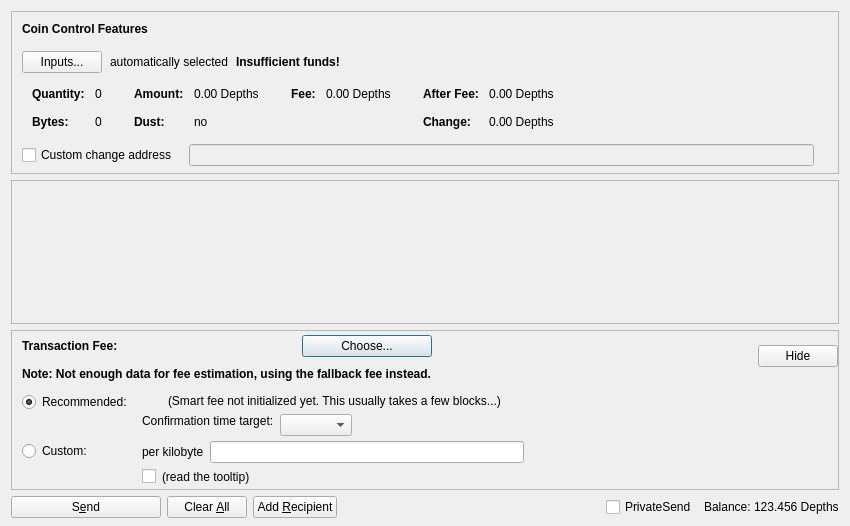
<?xml version="1.0" encoding="UTF-8"?>
<ui version="4.0">
 <class>SendCoinsDialog</class>
 <widget class="QDialog" name="SendCoinsDialog">
  <property name="geometry">
   <rect>
    <x>0</x>
    <y>0</y>
    <width>850</width>
    <height>526</height>
   </rect>
  </property>
  <property name="windowTitle">
   <string>Send Coins</string>
  </property>
  <layout class="QVBoxLayout" name="verticalLayout" stretch="0,1,0,0">
   <property name="bottomMargin">
    <number>8</number>
   </property>
   <item>
    <widget class="QFrame" name="frameCoinControl">
     <property name="sizePolicy">
      <sizepolicy hsizetype="Expanding" vsizetype="Expanding">
       <horstretch>0</horstretch>
       <verstretch>0</verstretch>
      </sizepolicy>
     </property>
     <property name="maximumSize">
      <size>
       <width>16777215</width>
       <height>16777215</height>
      </size>
     </property>
     <property name="frameShape">
      <enum>QFrame::StyledPanel</enum>
     </property>
     <property name="frameShadow">
      <enum>QFrame::Sunken</enum>
     </property>
     <layout class="QVBoxLayout" name="verticalLayoutCoinControl2">
      <property name="spacing">
       <number>0</number>
      </property>
      <property name="leftMargin">
       <number>0</number>
      </property>
      <property name="topMargin">
       <number>0</number>
      </property>
      <property name="rightMargin">
       <number>0</number>
      </property>
      <property name="bottomMargin">
       <number>6</number>
      </property>
      <item>
       <layout class="QVBoxLayout" name="verticalLayoutCoinControl" stretch="0,0,0,0,1">
        <property name="spacing">
         <number>0</number>
        </property>
        <property name="leftMargin">
         <number>10</number>
        </property>
        <property name="topMargin">
         <number>10</number>
        </property>
        <item>
         <layout class="QHBoxLayout" name="horizontalLayoutCoinControl1">
          <property name="bottomMargin">
           <number>15</number>
          </property>
          <item>
           <widget class="QLabel" name="labelCoinControlFeatures">
            <property name="sizePolicy">
             <sizepolicy hsizetype="Preferred" vsizetype="Maximum">
              <horstretch>0</horstretch>
              <verstretch>0</verstretch>
             </sizepolicy>
            </property>
            <property name="font">
             <font>
              <weight>75</weight>
              <bold>true</bold>
             </font>
            </property>
            <property name="styleSheet">
             <string notr="true">font-weight:bold;</string>
            </property>
            <property name="text">
             <string>Coin Control Features</string>
            </property>
           </widget>
          </item>
         </layout>
        </item>
        <item>
         <layout class="QHBoxLayout" name="horizontalLayoutCoinControl2" stretch="0,0,0,0">
          <property name="spacing">
           <number>8</number>
          </property>
          <property name="bottomMargin">
           <number>10</number>
          </property>
          <item>
           <widget class="QPushButton" name="pushButtonCoinControl">
            <property name="styleSheet">
             <string notr="true"/>
            </property>
            <property name="text">
             <string>Inputs...</string>
            </property>
            <property name="autoDefault">
             <bool>false</bool>
            </property>
           </widget>
          </item>
          <item>
           <widget class="QLabel" name="labelCoinControlAutomaticallySelected">
            <property name="text">
             <string>automatically selected</string>
            </property>
            <property name="margin">
             <number>5</number>
            </property>
           </widget>
          </item>
          <item>
           <widget class="QLabel" name="labelCoinControlInsuffFunds">
            <property name="font">
             <font>
              <weight>75</weight>
              <bold>true</bold>
             </font>
            </property>
            <property name="styleSheet">
             <string notr="true">font-weight:bold;</string>
            </property>
            <property name="text">
             <string>Insufficient funds!</string>
            </property>
            <property name="margin">
             <number>5</number>
            </property>
           </widget>
          </item>
          <item>
           <spacer name="horizontalSpacerCoinControl">
            <property name="orientation">
             <enum>Qt::Horizontal</enum>
            </property>
            <property name="sizeHint" stdset="0">
             <size>
              <width>40</width>
              <height>1</height>
             </size>
            </property>
           </spacer>
          </item>
         </layout>
        </item>
        <item>
         <widget class="QWidget" name="widgetCoinControl" native="true">
          <property name="sizePolicy">
           <sizepolicy hsizetype="Preferred" vsizetype="Preferred">
            <horstretch>0</horstretch>
            <verstretch>0</verstretch>
           </sizepolicy>
          </property>
          <property name="minimumSize">
           <size>
            <width>0</width>
            <height>0</height>
           </size>
          </property>
          <property name="styleSheet">
           <string notr="true"/>
          </property>
          <layout class="QHBoxLayout" name="horizontalLayoutCoinControl5">
           <property name="leftMargin">
            <number>0</number>
           </property>
           <property name="topMargin">
            <number>0</number>
           </property>
           <property name="rightMargin">
            <number>0</number>
           </property>
           <property name="bottomMargin">
            <number>0</number>
           </property>
           <item>
            <layout class="QHBoxLayout" name="horizontalLayoutCoinControl3" stretch="0,0,0,1">
             <property name="spacing">
              <number>20</number>
             </property>
             <property name="topMargin">
              <number>0</number>
             </property>
             <property name="bottomMargin">
              <number>10</number>
             </property>
             <item>
              <layout class="QFormLayout" name="formLayoutCoinControl1">
               <property name="horizontalSpacing">
                <number>10</number>
               </property>
               <property name="verticalSpacing">
                <number>14</number>
               </property>
               <property name="leftMargin">
                <number>10</number>
               </property>
               <property name="topMargin">
                <number>4</number>
               </property>
               <property name="rightMargin">
                <number>6</number>
               </property>
               <item row="0" column="0">
                <widget class="QLabel" name="labelCoinControlQuantityText">
                 <property name="font">
                  <font>
                   <weight>75</weight>
                   <bold>true</bold>
                  </font>
                 </property>
                 <property name="text">
                  <string>Quantity:</string>
                 </property>
                 <property name="margin">
                  <number>0</number>
                 </property>
                </widget>
               </item>
               <item row="0" column="1">
                <widget class="QLabel" name="labelCoinControlQuantity">
                 <property name="cursor">
                  <cursorShape>IBeamCursor</cursorShape>
                 </property>
                 <property name="contextMenuPolicy">
                  <enum>Qt::ActionsContextMenu</enum>
                 </property>
                 <property name="text">
                  <string notr="true">0</string>
                 </property>
                 <property name="margin">
                  <number>0</number>
                 </property>
                 <property name="textInteractionFlags">
                  <set>Qt::LinksAccessibleByMouse|Qt::TextSelectableByKeyboard|Qt::TextSelectableByMouse</set>
                 </property>
                </widget>
               </item>
               <item row="1" column="0">
                <widget class="QLabel" name="labelCoinControlBytesText">
                 <property name="font">
                  <font>
                   <weight>75</weight>
                   <bold>true</bold>
                  </font>
                 </property>
                 <property name="text">
                  <string>Bytes:</string>
                 </property>
                </widget>
               </item>
               <item row="1" column="1">
                <widget class="QLabel" name="labelCoinControlBytes">
                 <property name="cursor">
                  <cursorShape>IBeamCursor</cursorShape>
                 </property>
                 <property name="contextMenuPolicy">
                  <enum>Qt::ActionsContextMenu</enum>
                 </property>
                 <property name="text">
                  <string notr="true">0</string>
                 </property>
                 <property name="textInteractionFlags">
                  <set>Qt::LinksAccessibleByMouse|Qt::TextSelectableByKeyboard|Qt::TextSelectableByMouse</set>
                 </property>
                </widget>
               </item>
              </layout>
             </item>
             <item>
              <layout class="QFormLayout" name="formLayoutCoinControl2">
               <property name="horizontalSpacing">
                <number>10</number>
               </property>
               <property name="verticalSpacing">
                <number>14</number>
               </property>
               <property name="leftMargin">
                <number>6</number>
               </property>
               <property name="topMargin">
                <number>4</number>
               </property>
               <property name="rightMargin">
                <number>6</number>
               </property>
               <item row="0" column="0">
                <widget class="QLabel" name="labelCoinControlAmountText">
                 <property name="font">
                  <font>
                   <weight>75</weight>
                   <bold>true</bold>
                  </font>
                 </property>
                 <property name="text">
                  <string>Amount:</string>
                 </property>
                 <property name="margin">
                  <number>0</number>
                 </property>
                </widget>
               </item>
               <item row="0" column="1">
                <widget class="QLabel" name="labelCoinControlAmount">
                 <property name="cursor">
                  <cursorShape>IBeamCursor</cursorShape>
                 </property>
                 <property name="contextMenuPolicy">
                  <enum>Qt::ActionsContextMenu</enum>
                 </property>
                 <property name="text">
                  <string notr="true">0.00 Depths</string>
                 </property>
                 <property name="textInteractionFlags">
                  <set>Qt::LinksAccessibleByMouse|Qt::TextSelectableByKeyboard|Qt::TextSelectableByMouse</set>
                 </property>
                </widget>
               </item>
               <item row="1" column="0">
                <widget class="QLabel" name="labelCoinControlLowOutputText">
                 <property name="font">
                  <font>
                   <weight>75</weight>
                   <bold>true</bold>
                  </font>
                 </property>
                 <property name="text">
                  <string>Dust:</string>
                 </property>
                </widget>
               </item>
               <item row="1" column="1">
                <widget class="QLabel" name="labelCoinControlLowOutput">
                 <property name="cursor">
                  <cursorShape>IBeamCursor</cursorShape>
                 </property>
                 <property name="contextMenuPolicy">
                  <enum>Qt::ActionsContextMenu</enum>
                 </property>
                 <property name="text">
                  <string notr="true">no</string>
                 </property>
                 <property name="textInteractionFlags">
                  <set>Qt::LinksAccessibleByMouse|Qt::TextSelectableByKeyboard|Qt::TextSelectableByMouse</set>
                 </property>
                </widget>
               </item>
              </layout>
             </item>
             <item>
              <layout class="QFormLayout" name="formLayoutCoinControl3">
               <property name="horizontalSpacing">
                <number>10</number>
               </property>
               <property name="verticalSpacing">
                <number>14</number>
               </property>
               <property name="leftMargin">
                <number>6</number>
               </property>
               <property name="topMargin">
                <number>4</number>
               </property>
               <property name="rightMargin">
                <number>6</number>
               </property>
               <item row="0" column="0">
                <widget class="QLabel" name="labelCoinControlFeeText">
                 <property name="font">
                  <font>
                   <weight>75</weight>
                   <bold>true</bold>
                  </font>
                 </property>
                 <property name="text">
                  <string>Fee:</string>
                 </property>
                 <property name="margin">
                  <number>0</number>
                 </property>
                </widget>
               </item>
               <item row="0" column="1">
                <widget class="QLabel" name="labelCoinControlFee">
                 <property name="cursor">
                  <cursorShape>IBeamCursor</cursorShape>
                 </property>
                 <property name="contextMenuPolicy">
                  <enum>Qt::ActionsContextMenu</enum>
                 </property>
                 <property name="text">
                  <string notr="true">0.00 Depths</string>
                 </property>
                 <property name="textInteractionFlags">
                  <set>Qt::LinksAccessibleByMouse|Qt::TextSelectableByKeyboard|Qt::TextSelectableByMouse</set>
                 </property>
                </widget>
               </item>
              </layout>
             </item>
             <item>
              <layout class="QFormLayout" name="formLayoutCoinControl4">
               <property name="horizontalSpacing">
                <number>10</number>
               </property>
               <property name="verticalSpacing">
                <number>14</number>
               </property>
               <property name="leftMargin">
                <number>6</number>
               </property>
               <property name="topMargin">
                <number>4</number>
               </property>
               <property name="rightMargin">
                <number>6</number>
               </property>
               <item row="0" column="0">
                <widget class="QLabel" name="labelCoinControlAfterFeeText">
                 <property name="font">
                  <font>
                   <weight>75</weight>
                   <bold>true</bold>
                  </font>
                 </property>
                 <property name="text">
                  <string>After Fee:</string>
                 </property>
                 <property name="margin">
                  <number>0</number>
                 </property>
                </widget>
               </item>
               <item row="0" column="1">
                <widget class="QLabel" name="labelCoinControlAfterFee">
                 <property name="cursor">
                  <cursorShape>IBeamCursor</cursorShape>
                 </property>
                 <property name="contextMenuPolicy">
                  <enum>Qt::ActionsContextMenu</enum>
                 </property>
                 <property name="text">
                  <string notr="true">0.00 Depths</string>
                 </property>
                 <property name="textInteractionFlags">
                  <set>Qt::LinksAccessibleByMouse|Qt::TextSelectableByKeyboard|Qt::TextSelectableByMouse</set>
                 </property>
                </widget>
               </item>
               <item row="1" column="0">
                <widget class="QLabel" name="labelCoinControlChangeText">
                 <property name="font">
                  <font>
                   <weight>75</weight>
                   <bold>true</bold>
                  </font>
                 </property>
                 <property name="text">
                  <string>Change:</string>
                 </property>
                </widget>
               </item>
               <item row="1" column="1">
                <widget class="QLabel" name="labelCoinControlChange">
                 <property name="cursor">
                  <cursorShape>IBeamCursor</cursorShape>
                 </property>
                 <property name="contextMenuPolicy">
                  <enum>Qt::ActionsContextMenu</enum>
                 </property>
                 <property name="text">
                  <string notr="true">0.00 Depths</string>
                 </property>
                 <property name="textInteractionFlags">
                  <set>Qt::LinksAccessibleByMouse|Qt::TextSelectableByKeyboard|Qt::TextSelectableByMouse</set>
                 </property>
                </widget>
               </item>
              </layout>
             </item>
            </layout>
           </item>
          </layout>
         </widget>
        </item>
        <item>
         <layout class="QHBoxLayout" name="horizontalLayoutCoinControl4" stretch="0,0,0">
          <property name="spacing">
           <number>12</number>
          </property>
          <property name="sizeConstraint">
           <enum>QLayout::SetDefaultConstraint</enum>
          </property>
          <property name="topMargin">
           <number>5</number>
          </property>
          <property name="rightMargin">
           <number>5</number>
          </property>
          <item>
           <widget class="QCheckBox" name="checkBoxCoinControlChange">
            <property name="toolTip">
             <string>If this is activated, but the change address is empty or invalid, change will be sent to a newly generated address.</string>
            </property>
            <property name="text">
             <string>Custom change address</string>
            </property>
           </widget>
          </item>
          <item>
           <widget class="QValidatedLineEdit" name="lineEditCoinControlChange">
            <property name="enabled">
             <bool>false</bool>
            </property>
            <property name="sizePolicy">
             <sizepolicy hsizetype="Expanding" vsizetype="Fixed">
              <horstretch>0</horstretch>
              <verstretch>0</verstretch>
             </sizepolicy>
            </property>
           </widget>
          </item>
          <item>
           <widget class="QLabel" name="labelCoinControlChangeLabel">
            <property name="sizePolicy">
             <sizepolicy hsizetype="Preferred" vsizetype="Expanding">
              <horstretch>0</horstretch>
              <verstretch>0</verstretch>
             </sizepolicy>
            </property>
            <property name="minimumSize">
             <size>
              <width>0</width>
              <height>0</height>
             </size>
            </property>
            <property name="text">
             <string/>
            </property>
            <property name="margin">
             <number>3</number>
            </property>
           </widget>
          </item>
         </layout>
        </item>
        <item>
         <spacer name="verticalSpacerCoinControl">
          <property name="orientation">
           <enum>Qt::Vertical</enum>
          </property>
          <property name="sizeHint" stdset="0">
           <size>
            <width>800</width>
            <height>1</height>
           </size>
          </property>
         </spacer>
        </item>
       </layout>
      </item>
     </layout>
    </widget>
   </item>
   <item>
    <widget class="QScrollArea" name="scrollArea">
     <property name="widgetResizable">
      <bool>true</bool>
     </property>
     <widget class="QWidget" name="scrollAreaWidgetContents">
      <property name="geometry">
       <rect>
        <x>0</x>
        <y>0</y>
        <width>830</width>
        <height>68</height>
       </rect>
      </property>
      <layout class="QVBoxLayout" name="verticalLayout_2" stretch="0,1">
       <property name="leftMargin">
        <number>0</number>
       </property>
       <property name="topMargin">
        <number>0</number>
       </property>
       <property name="rightMargin">
        <number>0</number>
       </property>
       <property name="bottomMargin">
        <number>0</number>
       </property>
       <item>
        <layout class="QVBoxLayout" name="entries">
         <property name="spacing">
          <number>6</number>
         </property>
        </layout>
       </item>
       <item>
        <spacer name="verticalSpacer">
         <property name="orientation">
          <enum>Qt::Vertical</enum>
         </property>
         <property name="sizeHint" stdset="0">
          <size>
           <width>20</width>
           <height>40</height>
          </size>
         </property>
        </spacer>
       </item>
      </layout>
     </widget>
    </widget>
   </item>
   <item>
    <widget class="QFrame" name="frameFee">
     <property name="sizePolicy">
      <sizepolicy hsizetype="Expanding" vsizetype="Expanding">
       <horstretch>0</horstretch>
       <verstretch>0</verstretch>
      </sizepolicy>
     </property>
     <property name="maximumSize">
      <size>
       <width>16777215</width>
       <height>16777215</height>
      </size>
     </property>
     <property name="frameShape">
      <enum>QFrame::StyledPanel</enum>
     </property>
     <property name="frameShadow">
      <enum>QFrame::Sunken</enum>
     </property>
     <layout class="QVBoxLayout" name="verticalLayoutFee1">
      <property name="spacing">
       <number>0</number>
      </property>
      <property name="leftMargin">
       <number>0</number>
      </property>
      <property name="topMargin">
       <number>0</number>
      </property>
      <property name="rightMargin">
       <number>0</number>
      </property>
      <property name="bottomMargin">
       <number>0</number>
      </property>
      <item>
       <layout class="QVBoxLayout" name="verticalLayoutFee2" stretch="0,0,0">
        <property name="spacing">
         <number>0</number>
        </property>
        <property name="leftMargin">
         <number>10</number>
        </property>
        <property name="topMargin">
         <number>0</number>
        </property>
        <item>
         <layout class="QHBoxLayout" name="horizontalLayoutFee1">
          <property name="bottomMargin">
           <number>0</number>
          </property>
          <item>
           <layout class="QVBoxLayout" name="verticalLayoutFee7">
            <property name="spacing">
             <number>0</number>
            </property>
            <item>
             <spacer name="verticalSpacerSmartFee">
              <property name="orientation">
               <enum>Qt::Vertical</enum>
              </property>
              <property name="sizeType">
               <enum>QSizePolicy::Fixed</enum>
              </property>
              <property name="sizeHint" stdset="0">
               <size>
                <width>1</width>
                <height>4</height>
               </size>
              </property>
             </spacer>
            </item>
            <item>
             <layout class="QHBoxLayout" name="horizontalLayoutSmartFee">
              <property name="spacing">
               <number>10</number>
              </property>
              <item>
               <widget class="QLabel" name="labelFeeHeadline">
                <property name="sizePolicy">
                 <sizepolicy hsizetype="Preferred" vsizetype="Maximum">
                  <horstretch>0</horstretch>
                  <verstretch>0</verstretch>
                 </sizepolicy>
                </property>
                <property name="font">
                 <font>
                  <weight>75</weight>
                  <bold>true</bold>
                 </font>
                </property>
                <property name="styleSheet">
                 <string notr="true">font-weight:bold;</string>
                </property>
                <property name="text">
                 <string>Transaction Fee:</string>
                </property>
               </widget>
              </item>
              <item>
               <widget class="QLabel" name="labelFeeMinimized">
                <property name="text">
                 <string/>
                </property>
               </widget>
              </item>
              <item>
               <widget class="QPushButton" name="buttonChooseFee">
                <property name="text">
                 <string>Choose...</string>
                </property>
               </widget>
              </item>
             </layout>
            </item>
            <item>
             <spacer name="verticalSpacer_7">
              <property name="orientation">
               <enum>Qt::Vertical</enum>
              </property>
              <property name="sizeHint" stdset="0">
               <size>
                <width>1</width>
                <height>10</height>
               </size>
              </property>
             </spacer>
            </item>
            <item>
             <widget class="QLabel" name="fallbackFeeWarningLabel">
              <property name="font">
               <font>
                <weight>75</weight>
                <bold>true</bold>
               </font>
              </property>
              <property name="toolTip">
               <string>Using the fallbackfee can result in sending a transaction that will take several hours or days (or never) to confirm. Consider choosing your fee manually or wait until you have validated the complete chain.</string>
              </property>
              <property name="text">
               <string>Note: Not enough data for fee estimation, using the fallback fee instead.</string>
              </property>
              <property name="wordWrap">
               <bool>false</bool>
              </property>
             </widget>
            </item>
            <item>
             <spacer name="verticalSpacer_5">
              <property name="orientation">
               <enum>Qt::Vertical</enum>
              </property>
              <property name="sizeHint" stdset="0">
               <size>
                <width>1</width>
                <height>1</height>
               </size>
              </property>
             </spacer>
            </item>
           </layout>
          </item>
          <item>
           <spacer name="horizontalSpacer_4">
            <property name="orientation">
             <enum>Qt::Horizontal</enum>
            </property>
            <property name="sizeHint" stdset="0">
             <size>
              <width>1</width>
              <height>1</height>
             </size>
            </property>
           </spacer>
          </item>
          <item>
           <widget class="QPushButton" name="buttonMinimizeFee">
            <property name="toolTip">
             <string>collapse fee-settings</string>
            </property>
            <property name="text">
             <string>Hide</string>
            </property>
           </widget>
          </item>
         </layout>
        </item>
        <item>
         <widget class="QFrame" name="frameFeeSelection">
          <layout class="QVBoxLayout" name="verticalLayoutFee12">
           <property name="spacing">
            <number>0</number>
           </property>
           <property name="leftMargin">
            <number>0</number>
           </property>
           <property name="topMargin">
            <number>0</number>
           </property>
           <property name="rightMargin">
            <number>0</number>
           </property>
           <property name="bottomMargin">
            <number>0</number>
           </property>
           <item>
            <layout class="QGridLayout" name="gridLayoutFee">
             <property name="topMargin">
              <number>10</number>
             </property>
             <property name="bottomMargin">
              <number>4</number>
             </property>
             <property name="horizontalSpacing">
              <number>10</number>
             </property>
             <property name="verticalSpacing">
              <number>4</number>
             </property>
             <item row="1" column="1">
              <layout class="QVBoxLayout" name="verticalLayoutFee8">
               <property name="spacing">
                <number>6</number>
               </property>
               <item>
                <layout class="QHBoxLayout" name="horizontalLayoutFee13">
                 <item>
                  <widget class="QLabel" name="labelCustomPerKilobyte">
                   <property name="toolTip">
                    <string>If the custom fee is set to 1000 duffs and the transaction is only 250 bytes, then &quot;per kilobyte&quot; only pays 250 duffs in fee,&lt;br /&gt;while &quot;at least&quot; pays 1000 duffs. For transactions bigger than a kilobyte both pay by kilobyte.</string>
                   </property>
                   <property name="text">
                    <string>per kilobyte</string>
                   </property>
                  </widget>
                 </item>
                 <item>
                  <widget class="BitcoinAmountField" name="customFee"/>
                 </item>
                 <item>
                  <spacer name="horizontalSpacer_6">
                   <property name="orientation">
                    <enum>Qt::Horizontal</enum>
                   </property>
                   <property name="sizeHint" stdset="0">
                    <size>
                     <width>1</width>
                     <height>1</height>
                    </size>
                   </property>
                  </spacer>
                 </item>
                </layout>
               </item>
               <item>
                <layout class="QHBoxLayout" name="horizontalLayoutFee8">
                 <item>
                  <widget class="QCheckBox" name="checkBoxMinimumFee">
                   <property name="toolTip">
                    <string>Paying only the minimum fee is just fine as long as there is less transaction volume than space in the blocks.&lt;br /&gt;But be aware that this can end up in a never confirming transaction once there is more demand for Depths transactions than the network can process.</string>
                   </property>
                   <property name="text">
                    <string/>
                   </property>
                  </widget>
                 </item>
                 <item>
                  <widget class="QLabel" name="labelMinFeeWarning">
                   <property name="enabled">
                    <bool>true</bool>
                   </property>
                   <property name="toolTip">
                    <string>Paying only the minimum fee is just fine as long as there is less transaction volume than space in the blocks.&lt;br /&gt;But be aware that this can end up in a never confirming transaction once there is more demand for Depths transactions than the network can process.</string>
                   </property>
                   <property name="text">
                    <string>(read the tooltip)</string>
                   </property>
                   <property name="margin">
                    <number>5</number>
                   </property>
                  </widget>
                 </item>
                 <item>
                  <spacer name="horizontalSpacer_2">
                   <property name="orientation">
                    <enum>Qt::Horizontal</enum>
                   </property>
                   <property name="sizeHint" stdset="0">
                    <size>
                     <width>1</width>
                     <height>1</height>
                    </size>
                   </property>
                  </spacer>
                 </item>
                </layout>
               </item>
              </layout>
             </item>
             <item row="0" column="0">
              <layout class="QVBoxLayout" name="verticalLayoutFee4" stretch="0,1">
               <item>
                <widget class="QRadioButton" name="radioSmartFee">
                 <property name="text">
                  <string>Recommended:</string>
                 </property>
                 <property name="checked">
                  <bool>true</bool>
                 </property>
                 <attribute name="buttonGroup">
                  <string notr="true">groupFee</string>
                 </attribute>
                </widget>
               </item>
               <item>
                <spacer name="verticalSpacer_2">
                 <property name="orientation">
                  <enum>Qt::Vertical</enum>
                 </property>
                 <property name="sizeHint" stdset="0">
                  <size>
                   <width>1</width>
                   <height>1</height>
                  </size>
                 </property>
                </spacer>
               </item>
              </layout>
             </item>
             <item row="1" column="0">
              <layout class="QVBoxLayout" name="verticalLayoutFee9" stretch="0,1">
               <item>
                <widget class="QRadioButton" name="radioCustomFee">
                 <property name="text">
                  <string>Custom:</string>
                 </property>
                 <attribute name="buttonGroup">
                  <string notr="true">groupFee</string>
                 </attribute>
                </widget>
               </item>
               <item>
                <spacer name="verticalSpacer_6">
                 <property name="orientation">
                  <enum>Qt::Vertical</enum>
                 </property>
                 <property name="sizeHint" stdset="0">
                  <size>
                   <width>1</width>
                   <height>1</height>
                  </size>
                 </property>
                </spacer>
               </item>
              </layout>
             </item>
             <item row="0" column="1">
              <layout class="QVBoxLayout" name="verticalLayoutFee3" stretch="0,0,1">
               <property name="spacing">
                <number>6</number>
               </property>
               <property name="topMargin">
                <number>2</number>
               </property>
               <item>
                <layout class="QHBoxLayout" name="horizontalLayoutFee12">
                 <item>
                  <widget class="QLabel" name="labelSmartFee">
                   <property name="text">
                    <string/>
                   </property>
                   <property name="margin">
                    <number>2</number>
                   </property>
                  </widget>
                 </item>
                 <item>
                  <widget class="QLabel" name="labelFeeEstimation">
                   <property name="text">
                    <string/>
                   </property>
                  </widget>
                 </item>
                 <item>
                  <widget class="QLabel" name="labelSmartFee2">
                   <property name="text">
                    <string>(Smart fee not initialized yet. This usually takes a few blocks...)</string>
                   </property>
                   <property name="margin">
                    <number>2</number>
                   </property>
                  </widget>
                 </item>
                 <item>
                  <spacer name="horizontalSpacer_5">
                   <property name="orientation">
                    <enum>Qt::Horizontal</enum>
                   </property>
                   <property name="sizeHint" stdset="0">
                    <size>
                     <width>1</width>
                     <height>1</height>
                    </size>
                   </property>
                  </spacer>
                 </item>
                </layout>
               </item>
               <item>
                <layout class="QHBoxLayout" name="horizontalLayoutFee9">
                 <item>
                  <layout class="QVBoxLayout" name="verticalLayoutFee6">
                   <item>
                    <widget class="QLabel" name="labelSmartFee3">
                     <property name="text">
                      <string>Confirmation time target:</string>
                     </property>
                     <property name="margin">
                      <number>2</number>
                     </property>
                    </widget>
                   </item>
                   <item>
                    <spacer name="verticalSpacer_3">
                     <property name="orientation">
                      <enum>Qt::Vertical</enum>
                     </property>
                     <property name="sizeHint" stdset="0">
                      <size>
                       <width>1</width>
                       <height>1</height>
                      </size>
                     </property>
                    </spacer>
                   </item>
                  </layout>
                 </item>
                 <item>
                  <layout class="QVBoxLayout" name="verticalLayoutFee5">
                   <property name="rightMargin">
                    <number>30</number>
                   </property>
                   <item>
                    <layout class="QHBoxLayout" name="horizontalLayoutConfTarget">
                     <property name="bottomMargin">
                      <number>0</number>
                     </property>
                     <item>
                      <widget class="QComboBox" name="confTargetSelector"/>
                     </item>
                     <item>
                      <spacer name="horizontalSpacerConfTarget">
                       <property name="orientation">
                        <enum>Qt::Horizontal</enum>
                       </property>
                       <property name="sizeHint" stdset="0">
                        <size>
                         <width>40</width>
                         <height>20</height>
                        </size>
                       </property>
                      </spacer>
                     </item>
                    </layout>
                   </item>
                  </layout>
                 </item>
                </layout>
               </item>
               <item>
                <spacer name="verticalSpacer_4">
                 <property name="orientation">
                  <enum>Qt::Vertical</enum>
                 </property>
                 <property name="sizeHint" stdset="0">
                  <size>
                   <width>1</width>
                   <height>1</height>
                  </size>
                 </property>
                </spacer>
               </item>
              </layout>
             </item>
            </layout>
           </item>
          </layout>
         </widget>
        </item>
        <item>
         <spacer name="verticalSpacerFee">
          <property name="orientation">
           <enum>Qt::Vertical</enum>
          </property>
          <property name="sizeHint" stdset="0">
           <size>
            <width>800</width>
            <height>1</height>
           </size>
          </property>
         </spacer>
        </item>
       </layout>
      </item>
     </layout>
    </widget>
   </item>
   <item>
    <layout class="QHBoxLayout" name="horizontalLayout">
     <item>
      <widget class="QPushButton" name="sendButton">
       <property name="minimumSize">
        <size>
         <width>150</width>
         <height>0</height>
        </size>
       </property>
       <property name="toolTip">
        <string>Confirm the send action</string>
       </property>
       <property name="text">
        <string>S&amp;end</string>
       </property>
       <property name="autoDefault">
        <bool>false</bool>
       </property>
       <property name="default">
        <bool>false</bool>
       </property>
      </widget>
     </item>
     <item>
      <widget class="QPushButton" name="clearButton">
       <property name="sizePolicy">
        <sizepolicy hsizetype="Minimum" vsizetype="Fixed">
         <horstretch>0</horstretch>
         <verstretch>0</verstretch>
        </sizepolicy>
       </property>
       <property name="toolTip">
        <string>Clear all fields of the form.</string>
       </property>
       <property name="text">
        <string>Clear &amp;All</string>
       </property>
       <property name="autoDefault">
        <bool>false</bool>
       </property>
      </widget>
     </item>
     <item>
      <widget class="QPushButton" name="addButton">
       <property name="toolTip">
        <string>Send to multiple recipients at once</string>
       </property>
       <property name="text">
        <string>Add &amp;Recipient</string>
       </property>
       <property name="autoDefault">
        <bool>false</bool>
       </property>
      </widget>
     </item>
     <item>
      <spacer name="horizontalSpacer">
       <property name="orientation">
        <enum>Qt::Horizontal</enum>
       </property>
       <property name="sizeHint" stdset="0">
        <size>
         <width>40</width>
         <height>20</height>
        </size>
       </property>
      </spacer>
     </item>
     <item>
      <layout class="QHBoxLayout" name="horizontalLayout_2">
       <property name="spacing">
        <number>3</number>
       </property>
       <item>
        <widget class="QCheckBox" name="checkUsePrivateSend">
         <property name="minimumSize">
          <size>
           <width>95</width>
           <height>0</height>
          </size>
         </property>
         <property name="text">
          <string>PrivateSend</string>
         </property>
         <property name="checked">
          <bool>false</bool>
         </property>
        </widget>
       </item>
       <item>
        <widget class="QLabel" name="label">
         <property name="text">
          <string>Balance:</string>
         </property>
        </widget>
       </item>
       <item>
        <widget class="QLabel" name="labelBalance">
         <property name="sizePolicy">
          <sizepolicy hsizetype="Preferred" vsizetype="Fixed">
           <horstretch>0</horstretch>
           <verstretch>0</verstretch>
          </sizepolicy>
         </property>
         <property name="cursor">
          <cursorShape>IBeamCursor</cursorShape>
         </property>
         <property name="text">
          <string notr="true">123.456 Depths</string>
         </property>
         <property name="textInteractionFlags">
          <set>Qt::LinksAccessibleByMouse|Qt::TextSelectableByKeyboard|Qt::TextSelectableByMouse</set>
         </property>
        </widget>
       </item>
      </layout>
     </item>
    </layout>
   </item>
  </layout>
 </widget>
 <customwidgets>
  <customwidget>
   <class>QValidatedLineEdit</class>
   <extends>QLineEdit</extends>
   <header>qvalidatedlineedit.h</header>
  </customwidget>
  <customwidget>
   <class>BitcoinAmountField</class>
   <extends>QLineEdit</extends>
   <header>bitcoinamountfield.h</header>
   <container>1</container>
  </customwidget>
 </customwidgets>
 <resources>
  <include location="../Depths.qrc"/>
 </resources>
 <connections/>
 <buttongroups>
  <buttongroup name="groupFee"/>
 </buttongroups>
</ui>
